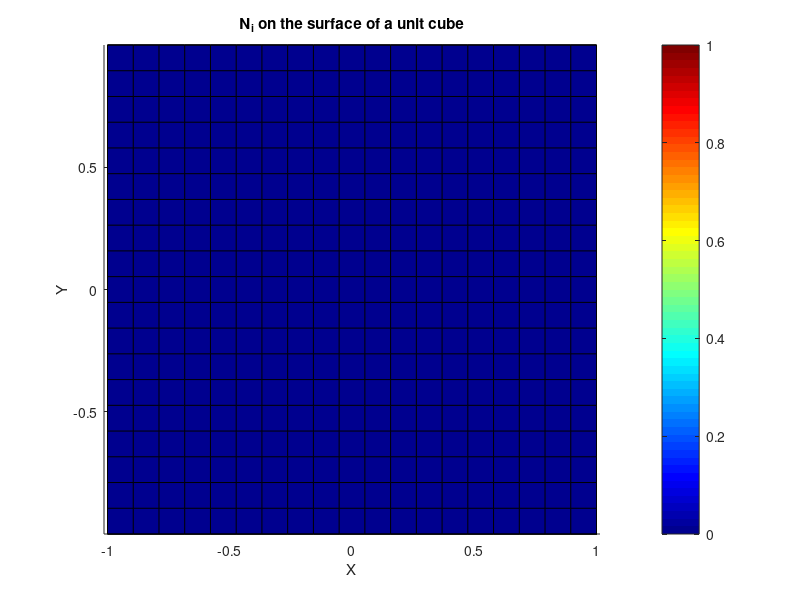
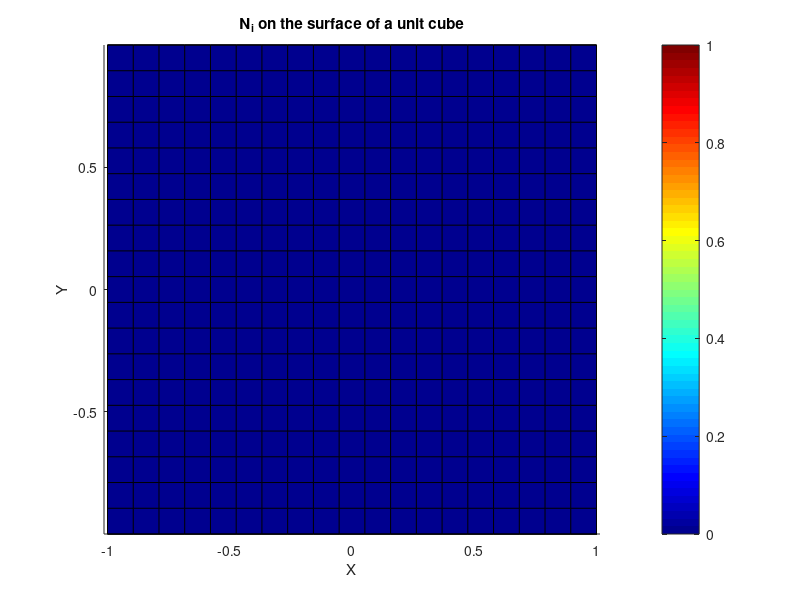
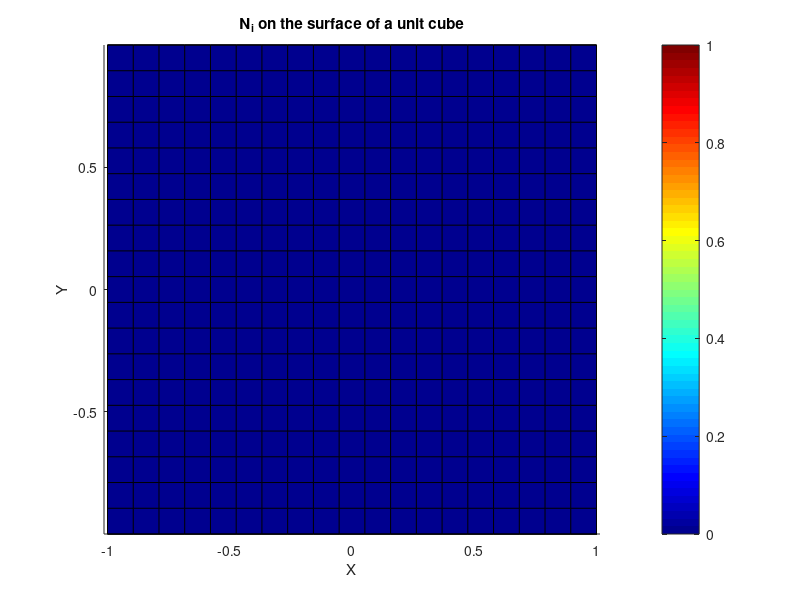
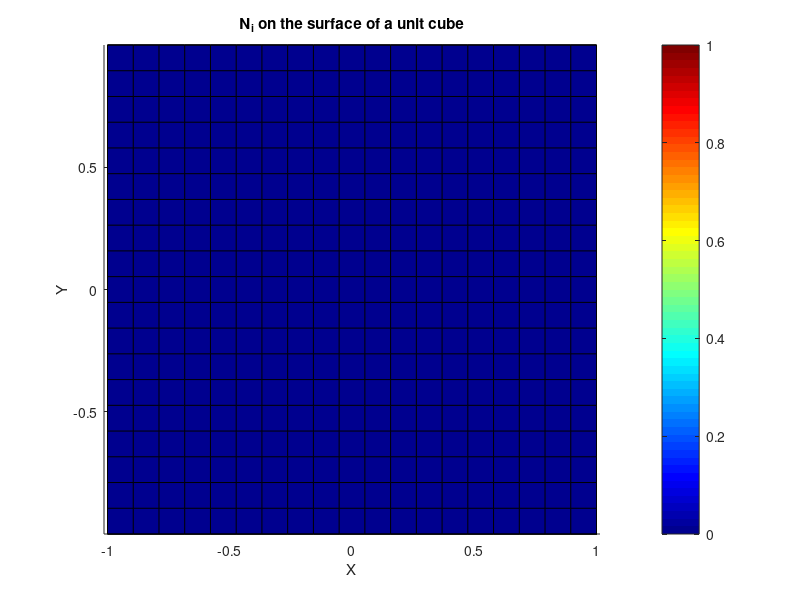

Reproduce these figures in MATLAB, in order.
% hexahedral shape function visualisation in unit cube
clear all
close all
clc

% node coordinates
node_coordinates = [-1 -1 -1;
                     1 -1 -1;
                     1  1 -1;
                    -1  1 -1;
                    -1 -1  1;
                     1 -1  1;
                     1  1  1;
                    -1  1  1];

% generate xi, eta, zeta values
[xi, eta, zeta] = meshgrid(linspace(-1,1,20));

% calculate and plot shape functions
for i = 1:8
    xi_i = node_coordinates(i,1);
    eta_i = node_coordinates(i,2);
    zeta_i = node_coordinates(i,3);
    
    % shape function
    N_i = 1/8 * (1 + xi.*xi_i) .* (1 + eta.*eta_i) .* (1 + zeta.*zeta_i);
    
    % plot
    X = xi;
    Y = eta;
    Z = zeta;
    figure(i)
    % Plot slices on the boundaries of the cube
    hold on;
    surf(squeeze(X(:,:,1)), squeeze(Y(:,:,1)), squeeze(Z(:,:,1)), squeeze(N_i(:,:,1)));
    surf(squeeze(X(:,:,end)), squeeze(Y(:,:,end)), squeeze(Z(:,:,end)), squeeze(N_i(:,:,end)));
    surf(squeeze(X(:,1,:)), squeeze(Y(:,1,:)), squeeze(Z(:,1,:)), squeeze(N_i(:,1,:)));
    surf(squeeze(X(:,end,:)), squeeze(Y(:,end,:)), squeeze(Z(:,end,:)), squeeze(N_i(:,end,:)));
    surf(squeeze(X(1,:,:)), squeeze(Y(1,:,:)), squeeze(Z(1,:,:)), squeeze(N_i(1,:,:)));
    surf(squeeze(X(end,:,:)), squeeze(Y(end,:,:)), squeeze(Z(end,:,:)), squeeze(N_i(end,:,:)));

    % Configure plot
    colormap jet;
    colorbar;
    axis equal;
    xlabel('X'); ylabel('Y'); zlabel('Z');
    title('N_i on the surface of a unit cube');

    hold off;

end

